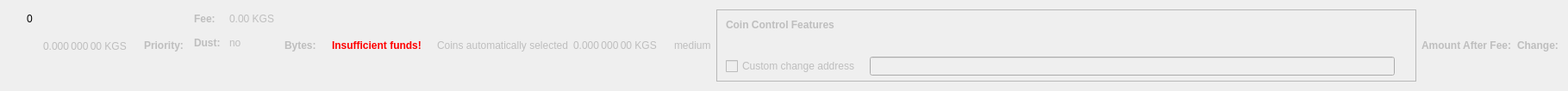
    <widget class="QWidget" name="dummyHideWidget" native="true">
     <property name="maximumSize">
      <size>
       <width>100</width>
       <height>22</height>
      </size>
     </property>
     <layout class="QHBoxLayout" name="dummyHideLayout">
      <item>
       <layout class="QFormLayout" name="formLayoutCoinControl1">
        <property name="horizontalSpacing">
         <number>10</number>
        </property>
        <property name="verticalSpacing">
         <number>14</number>
        </property>
        <property name="leftMargin">
         <number>10</number>
        </property>
        <property name="topMargin">
         <number>4</number>
        </property>
        <property name="rightMargin">
         <number>6</number>
        </property>
        <item row="0" column="1">
         <widget class="QLabel" name="labelCoinControlBytes">
          <property name="cursor">
           <cursorShape>IBeamCursor</cursorShape>
          </property>
          <property name="contextMenuPolicy">
           <enum>Qt::ActionsContextMenu</enum>
          </property>
          <property name="text">
           <string notr="true">0</string>
          </property>
          <property name="textInteractionFlags">
           <set>Qt::LinksAccessibleByMouse|Qt::TextSelectableByKeyboard|Qt::TextSelectableByMouse</set>
          </property>
         </widget>
        </item>
       </layout>
      </item>
      <item>
       <widget class="QLabel" name="labelCoinControlAfterFee">
        <property name="enabled">
         <bool>false</bool>
        </property>
        <property name="sizePolicy">
         <sizepolicy hsizetype="Fixed" vsizetype="Fixed">
          <horstretch>0</horstretch>
          <verstretch>0</verstretch>
         </sizepolicy>
        </property>
        <property name="minimumSize">
         <size>
          <width>111</width>
          <height>12</height>
         </size>
        </property>
        <property name="maximumSize">
         <size>
          <width>111</width>
          <height>12</height>
         </size>
        </property>
        <property name="cursor">
         <cursorShape>IBeamCursor</cursorShape>
        </property>
        <property name="contextMenuPolicy">
         <enum>Qt::ActionsContextMenu</enum>
        </property>
        <property name="text">
         <string notr="true">0.000 000 00 KGS</string>
        </property>
        <property name="textInteractionFlags">
         <set>Qt::LinksAccessibleByMouse|Qt::TextSelectableByKeyboard|Qt::TextSelectableByMouse</set>
        </property>
       </widget>
      </item>
      <item>
       <widget class="QLabel" name="labelCoinControlPriorityText">
        <property name="enabled">
         <bool>false</bool>
        </property>
        <property name="font">
         <font>
          <weight>75</weight>
          <bold>true</bold>
         </font>
        </property>
        <property name="text">
         <string>Priority:</string>
        </property>
       </widget>
      </item>
      <item>
       <layout class="QHBoxLayout" name="horizontalLayout"/>
      </item>
      <item>
       <layout class="QFormLayout" name="formLayoutCoinControl3">
        <property name="horizontalSpacing">
         <number>10</number>
        </property>
        <property name="verticalSpacing">
         <number>14</number>
        </property>
        <property name="leftMargin">
         <number>6</number>
        </property>
        <property name="topMargin">
         <number>4</number>
        </property>
        <property name="rightMargin">
         <number>6</number>
        </property>
        <item row="0" column="0">
         <widget class="QLabel" name="labelCoinControlFeeText">
          <property name="enabled">
           <bool>false</bool>
          </property>
          <property name="font">
           <font>
            <weight>75</weight>
            <bold>true</bold>
           </font>
          </property>
          <property name="text">
           <string>Fee:</string>
          </property>
          <property name="margin">
           <number>0</number>
          </property>
         </widget>
        </item>
        <item row="0" column="1">
         <widget class="QLabel" name="labelCoinControlFee">
          <property name="enabled">
           <bool>false</bool>
          </property>
          <property name="cursor">
           <cursorShape>IBeamCursor</cursorShape>
          </property>
          <property name="contextMenuPolicy">
           <enum>Qt::ActionsContextMenu</enum>
          </property>
          <property name="text">
           <string notr="true">0.00 KGS</string>
          </property>
          <property name="textInteractionFlags">
           <set>Qt::LinksAccessibleByMouse|Qt::TextSelectableByKeyboard|Qt::TextSelectableByMouse</set>
          </property>
         </widget>
        </item>
        <item row="1" column="0">
         <widget class="QLabel" name="labelCoinControlLowOutputText">
          <property name="enabled">
           <bool>false</bool>
          </property>
          <property name="font">
           <font>
            <weight>75</weight>
            <bold>true</bold>
           </font>
          </property>
          <property name="text">
           <string>Dust:</string>
          </property>
         </widget>
        </item>
        <item row="1" column="1">
         <widget class="QLabel" name="labelCoinControlLowOutput">
          <property name="enabled">
           <bool>false</bool>
          </property>
          <property name="cursor">
           <cursorShape>IBeamCursor</cursorShape>
          </property>
          <property name="contextMenuPolicy">
           <enum>Qt::ActionsContextMenu</enum>
          </property>
          <property name="text">
           <string>no</string>
          </property>
          <property name="textInteractionFlags">
           <set>Qt::LinksAccessibleByMouse|Qt::TextSelectableByKeyboard|Qt::TextSelectableByMouse</set>
          </property>
         </widget>
        </item>
       </layout>
      </item>
      <item>
       <widget class="QLabel" name="labelCoinControlBytesText">
        <property name="enabled">
         <bool>false</bool>
        </property>
        <property name="font">
         <font>
          <weight>75</weight>
          <bold>true</bold>
         </font>
        </property>
        <property name="text">
         <string>Bytes:</string>
        </property>
       </widget>
      </item>
      <item>
       <layout class="QFormLayout" name="formLayoutCoinControl2">
        <property name="horizontalSpacing">
         <number>10</number>
        </property>
        <property name="verticalSpacing">
         <number>14</number>
        </property>
        <property name="leftMargin">
         <number>6</number>
        </property>
        <property name="topMargin">
         <number>4</number>
        </property>
        <property name="rightMargin">
         <number>6</number>
        </property>
       </layout>
      </item>
      <item>
       <layout class="QHBoxLayout" name="horizontalLayoutCoinControl2">
        <property name="spacing">
         <number>8</number>
        </property>
        <property name="bottomMargin">
         <number>10</number>
        </property>
       </layout>
      </item>
      <item>
       <widget class="QLabel" name="labelCoinControlInsuffFunds">
        <property name="enabled">
         <bool>false</bool>
        </property>
        <property name="minimumSize">
         <size>
          <width>0</width>
          <height>0</height>
         </size>
        </property>
        <property name="font">
         <font>
          <weight>75</weight>
          <bold>true</bold>
         </font>
        </property>
        <property name="styleSheet">
         <string notr="true">color:red;font-weight:bold;</string>
        </property>
        <property name="text">
         <string>Insufficient funds!</string>
        </property>
        <property name="margin">
         <number>5</number>
        </property>
       </widget>
      </item>
      <item>
       <layout class="QFormLayout" name="formLayoutCoinControl4">
        <property name="horizontalSpacing">
         <number>10</number>
        </property>
        <property name="verticalSpacing">
         <number>14</number>
        </property>
        <property name="leftMargin">
         <number>6</number>
        </property>
        <property name="topMargin">
         <number>4</number>
        </property>
        <property name="rightMargin">
         <number>6</number>
        </property>
       </layout>
      </item>
      <item>
       <widget class="QLabel" name="labelCoinControlAutomaticallySelected">
        <property name="enabled">
         <bool>false</bool>
        </property>
        <property name="sizePolicy">
         <sizepolicy hsizetype="Fixed" vsizetype="Fixed">
          <horstretch>0</horstretch>
          <verstretch>0</verstretch>
         </sizepolicy>
        </property>
        <property name="minimumSize">
         <size>
          <width>0</width>
          <height>0</height>
         </size>
        </property>
        <property name="maximumSize">
         <size>
          <width>240</width>
          <height>16777215</height>
         </size>
        </property>
        <property name="text">
         <string>Coins automatically selected</string>
        </property>
        <property name="margin">
         <number>5</number>
        </property>
       </widget>
      </item>
      <item>
       <widget class="QLabel" name="labelCoinControlChange">
        <property name="enabled">
         <bool>false</bool>
        </property>
        <property name="sizePolicy">
         <sizepolicy hsizetype="Fixed" vsizetype="Fixed">
          <horstretch>0</horstretch>
          <verstretch>0</verstretch>
         </sizepolicy>
        </property>
        <property name="minimumSize">
         <size>
          <width>111</width>
          <height>0</height>
         </size>
        </property>
        <property name="maximumSize">
         <size>
          <width>111</width>
          <height>16777215</height>
         </size>
        </property>
        <property name="cursor">
         <cursorShape>IBeamCursor</cursorShape>
        </property>
        <property name="contextMenuPolicy">
         <enum>Qt::ActionsContextMenu</enum>
        </property>
        <property name="text">
         <string notr="true">0.000 000 00 KGS</string>
        </property>
        <property name="textInteractionFlags">
         <set>Qt::LinksAccessibleByMouse|Qt::TextSelectableByKeyboard|Qt::TextSelectableByMouse</set>
        </property>
       </widget>
      </item>
      <item>
       <widget class="QLabel" name="labelCoinControlPriority">
        <property name="enabled">
         <bool>false</bool>
        </property>
        <property name="cursor">
         <cursorShape>IBeamCursor</cursorShape>
        </property>
        <property name="contextMenuPolicy">
         <enum>Qt::ActionsContextMenu</enum>
        </property>
        <property name="text">
         <string>medium</string>
        </property>
        <property name="textInteractionFlags">
         <set>Qt::LinksAccessibleByMouse|Qt::TextSelectableByKeyboard|Qt::TextSelectableByMouse</set>
        </property>
       </widget>
      </item>
      <item>
       <widget class="QFrame" name="frameCoinControl">
        <property name="sizePolicy">
         <sizepolicy hsizetype="Expanding" vsizetype="Expanding">
          <horstretch>0</horstretch>
          <verstretch>0</verstretch>
         </sizepolicy>
        </property>
        <property name="maximumSize">
         <size>
          <width>16777215</width>
          <height>16777215</height>
         </size>
        </property>
        <property name="frameShape">
         <enum>QFrame::StyledPanel</enum>
        </property>
        <property name="frameShadow">
         <enum>QFrame::Sunken</enum>
        </property>
        <layout class="QVBoxLayout" name="verticalLayoutCoinControl2_2">
         <property name="spacing">
          <number>0</number>
         </property>
         <property name="leftMargin">
          <number>0</number>
         </property>
         <property name="topMargin">
          <number>0</number>
         </property>
         <property name="rightMargin">
          <number>0</number>
         </property>
         <property name="bottomMargin">
          <number>6</number>
         </property>
         <item>
          <layout class="QVBoxLayout" name="verticalLayoutCoinControl" stretch="0,0,0,1">
           <property name="spacing">
            <number>0</number>
           </property>
           <property name="leftMargin">
            <number>10</number>
           </property>
           <property name="topMargin">
            <number>10</number>
           </property>
           <item>
            <layout class="QHBoxLayout" name="horizontalLayoutCoinControl1">
             <property name="bottomMargin">
              <number>15</number>
             </property>
             <item>
              <widget class="QLabel" name="labelCoinControlFeatures">
               <property name="enabled">
                <bool>false</bool>
               </property>
               <property name="sizePolicy">
                <sizepolicy hsizetype="Preferred" vsizetype="Maximum">
                 <horstretch>0</horstretch>
                 <verstretch>0</verstretch>
                </sizepolicy>
               </property>
               <property name="font">
                <font>
                 <weight>75</weight>
                 <bold>true</bold>
                </font>
               </property>
               <property name="styleSheet">
                <string notr="true">font-weight:bold;</string>
               </property>
               <property name="text">
                <string>Coin Control Features</string>
               </property>
              </widget>
             </item>
            </layout>
           </item>
           <item>
            <widget class="QWidget" name="widgetCoinControl" native="true">
             <property name="sizePolicy">
              <sizepolicy hsizetype="Preferred" vsizetype="Preferred">
               <horstretch>0</horstretch>
               <verstretch>0</verstretch>
              </sizepolicy>
             </property>
             <property name="minimumSize">
              <size>
               <width>0</width>
               <height>0</height>
              </size>
             </property>
             <property name="styleSheet">
              <string notr="true"/>
             </property>
             <layout class="QHBoxLayout" name="horizontalLayoutCoinControl5_2">
              <property name="leftMargin">
               <number>0</number>
              </property>
              <property name="topMargin">
               <number>0</number>
              </property>
              <property name="rightMargin">
               <number>0</number>
              </property>
              <property name="bottomMargin">
               <number>0</number>
              </property>
              <item>
               <layout class="QHBoxLayout" name="horizontalLayoutCoinControl3">
                <property name="spacing">
                 <number>20</number>
                </property>
                <property name="topMargin">
                 <number>0</number>
                </property>
                <property name="bottomMargin">
                 <number>10</number>
                </property>
               </layout>
              </item>
             </layout>
            </widget>
           </item>
           <item>
            <layout class="QHBoxLayout" name="horizontalLayoutCoinControl4" stretch="0,0,0">
             <property name="spacing">
              <number>12</number>
             </property>
             <property name="sizeConstraint">
              <enum>QLayout::SetDefaultConstraint</enum>
             </property>
             <property name="topMargin">
              <number>5</number>
             </property>
             <property name="rightMargin">
              <number>5</number>
             </property>
             <item>
              <widget class="QCheckBox" name="checkBoxCoinControlChange">
               <property name="enabled">
                <bool>false</bool>
               </property>
               <property name="toolTip">
                <string>If this is activated, but the change address is empty or invalid, change will be sent to a newly generated address.</string>
               </property>
               <property name="text">
                <string>Custom change address</string>
               </property>
              </widget>
             </item>
             <item>
              <widget class="QValidatedLineEdit" name="lineEditCoinControlChange">
               <property name="enabled">
                <bool>false</bool>
               </property>
               <property name="sizePolicy">
                <sizepolicy hsizetype="Expanding" vsizetype="Fixed">
                 <horstretch>0</horstretch>
                 <verstretch>0</verstretch>
                </sizepolicy>
               </property>
              </widget>
             </item>
             <item>
              <widget class="QLabel" name="labelCoinControlChangeLabel_2">
               <property name="sizePolicy">
                <sizepolicy hsizetype="Preferred" vsizetype="Expanding">
                 <horstretch>0</horstretch>
                 <verstretch>0</verstretch>
                </sizepolicy>
               </property>
               <property name="minimumSize">
                <size>
                 <width>0</width>
                 <height>0</height>
                </size>
               </property>
               <property name="text">
                <string/>
               </property>
               <property name="margin">
                <number>3</number>
               </property>
              </widget>
             </item>
            </layout>
           </item>
           <item>
            <spacer name="verticalSpacerCoinControl">
             <property name="orientation">
              <enum>Qt::Vertical</enum>
             </property>
             <property name="sizeHint" stdset="0">
              <size>
               <width>800</width>
               <height>1</height>
              </size>
             </property>
            </spacer>
           </item>
          </layout>
         </item>
        </layout>
       </widget>
      </item>
      <item>
       <widget class="QLabel" name="labelCoinControlAfterFeeText">
        <property name="enabled">
         <bool>false</bool>
        </property>
        <property name="minimumSize">
         <size>
          <width>0</width>
          <height>0</height>
         </size>
        </property>
        <property name="maximumSize">
         <size>
          <width>16777215</width>
          <height>16777215</height>
         </size>
        </property>
        <property name="font">
         <font>
          <weight>75</weight>
          <bold>true</bold>
         </font>
        </property>
        <property name="text">
         <string>Amount After Fee:</string>
        </property>
        <property name="alignment">
         <set>Qt::AlignLeading|Qt::AlignLeft|Qt::AlignVCenter</set>
        </property>
        <property name="margin">
         <number>0</number>
        </property>
       </widget>
      </item>
      <item>
       <widget class="QLabel" name="labelCoinControlChangeText">
        <property name="enabled">
         <bool>false</bool>
        </property>
        <property name="sizePolicy">
         <sizepolicy hsizetype="Preferred" vsizetype="Preferred">
          <horstretch>0</horstretch>
          <verstretch>0</verstretch>
         </sizepolicy>
        </property>
        <property name="minimumSize">
         <size>
          <width>0</width>
          <height>0</height>
         </size>
        </property>
        <property name="maximumSize">
         <size>
          <width>16777215</width>
          <height>16777215</height>
         </size>
        </property>
        <property name="font">
         <font>
          <weight>75</weight>
          <bold>true</bold>
         </font>
        </property>
        <property name="text">
         <string>Change:</string>
        </property>
        <property name="alignment">
         <set>Qt::AlignLeading|Qt::AlignLeft|Qt::AlignVCenter</set>
        </property>
       </widget>
      </item>
     </layout>
    </widget>
